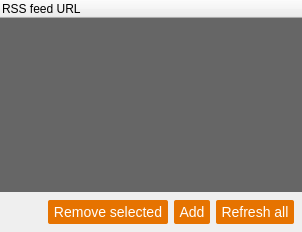
                <widget class="QWidget" name="my_channel_details_rss_feeds_page">
                 <layout class="QVBoxLayout" name="verticalLayout">
                  <property name="spacing">
                   <number>0</number>
                  </property>
                  <property name="leftMargin">
                   <number>0</number>
                  </property>
                  <property name="topMargin">
                   <number>0</number>
                  </property>
                  <property name="rightMargin">
                   <number>0</number>
                  </property>
                  <property name="bottomMargin">
                   <number>0</number>
                  </property>
                  <item>
                   <widget class="QTreeWidget" name="my_channel_rss_feeds_list">
                    <property name="styleSheet">
                     <string notr="true">QTreeWidget {
border: none;
font-size: 14px;
alternate-background-color: #6e6e6e;
background-color: #666666;
}
QTreeWidget::item {
color: white;
}
QTreeWidget::item::selected {
background-color: #444;
}</string>
                    </property>
                    <property name="alternatingRowColors">
                     <bool>true</bool>
                    </property>
                    <property name="verticalScrollMode">
                     <enum>QAbstractItemView::ScrollPerPixel</enum>
                    </property>
                    <property name="indentation">
                     <number>0</number>
                    </property>
                    <column>
                     <property name="text">
                      <string>RSS feed URL</string>
                     </property>
                    </column>
                   </widget>
                  </item>
                  <item>
                   <widget class="QWidget" name="my_channel_rss_feeds_buttons_container" native="true">
                    <layout class="QHBoxLayout" name="horizontalLayout_23">
                     <property name="leftMargin">
                      <number>8</number>
                     </property>
                     <property name="topMargin">
                      <number>8</number>
                     </property>
                     <property name="rightMargin">
                      <number>8</number>
                     </property>
                     <property name="bottomMargin">
                      <number>8</number>
                     </property>
                     <item>
                      <spacer name="horizontalSpacer_32">
                       <property name="orientation">
                        <enum>Qt::Horizontal</enum>
                       </property>
                       <property name="sizeHint" stdset="0">
                        <size>
                         <width>40</width>
                         <height>20</height>
                        </size>
                       </property>
                      </spacer>
                     </item>
                     <item>
                      <widget class="QToolButton" name="my_channel_details_rss_feeds_remove_selected_button">
                       <property name="minimumSize">
                        <size>
                         <width>0</width>
                         <height>24</height>
                        </size>
                       </property>
                       <property name="maximumSize">
                        <size>
                         <width>16777215</width>
                         <height>24</height>
                        </size>
                       </property>
                       <property name="styleSheet">
                        <string notr="true">border: none;
border-radius: 2px;
background-color: #e67300;
color: white;
font-size: 14px;
</string>
                       </property>
                       <property name="text">
                        <string>Remove selected</string>
                       </property>
                      </widget>
                     </item>
                     <item>
                      <widget class="QToolButton" name="my_channel_details_rss_add_button">
                       <property name="minimumSize">
                        <size>
                         <width>0</width>
                         <height>24</height>
                        </size>
                       </property>
                       <property name="maximumSize">
                        <size>
                         <width>16777215</width>
                         <height>24</height>
                        </size>
                       </property>
                       <property name="styleSheet">
                        <string notr="true">border: none;
border-radius: 2px;
background-color: #e67300;
color: white;
font-size: 14px;
</string>
                       </property>
                       <property name="text">
                        <string>Add</string>
                       </property>
                      </widget>
                     </item>
                     <item>
                      <widget class="QToolButton" name="my_channel_details_rss_refresh_button">
                       <property name="minimumSize">
                        <size>
                         <width>0</width>
                         <height>24</height>
                        </size>
                       </property>
                       <property name="maximumSize">
                        <size>
                         <width>16777215</width>
                         <height>24</height>
                        </size>
                       </property>
                       <property name="styleSheet">
                        <string notr="true">border: none;
border-radius: 2px;
background-color: #e67300;
color: white;
font-size: 14px;
</string>
                       </property>
                       <property name="text">
                        <string>Refresh all</string>
                       </property>
                      </widget>
                     </item>
                    </layout>
                   </widget>
                  </item>
                 </layout>
                </widget>
